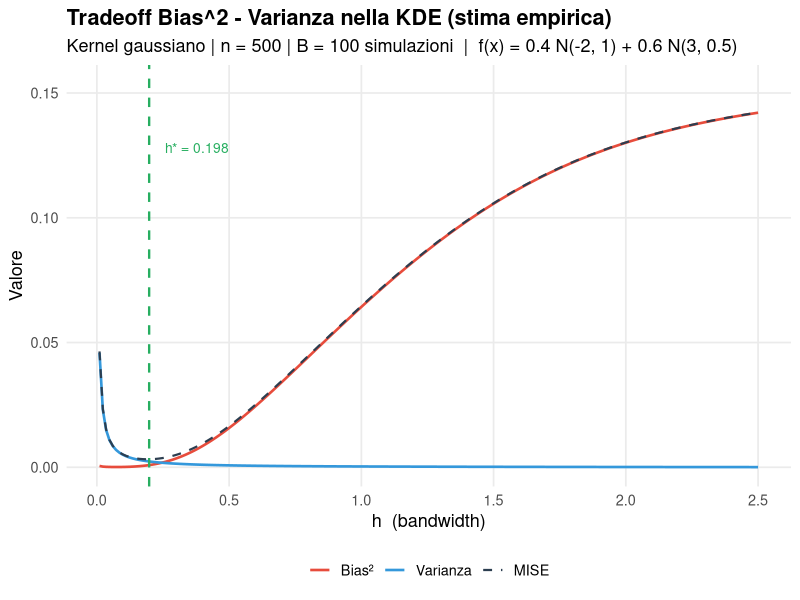
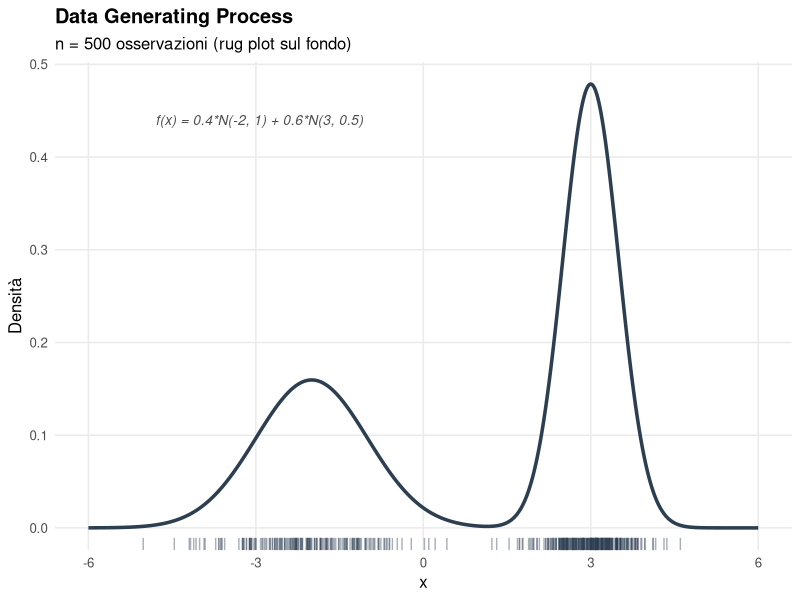
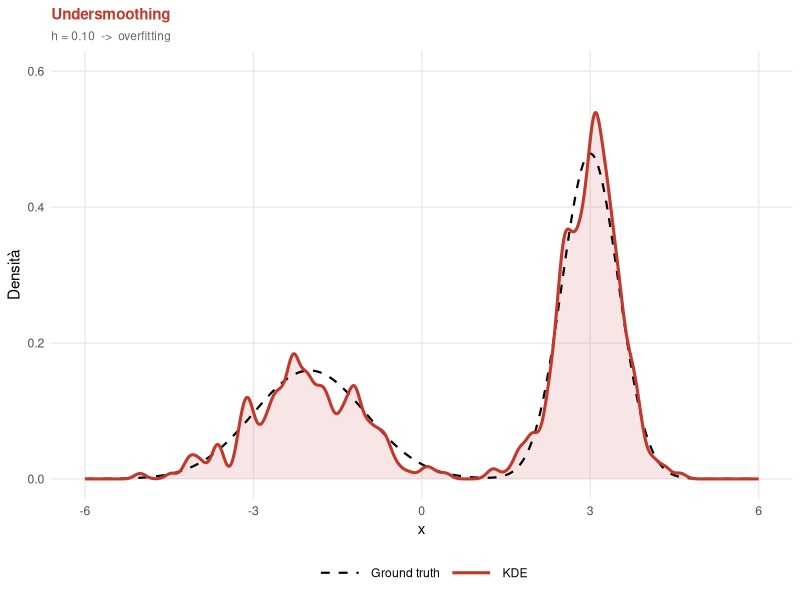
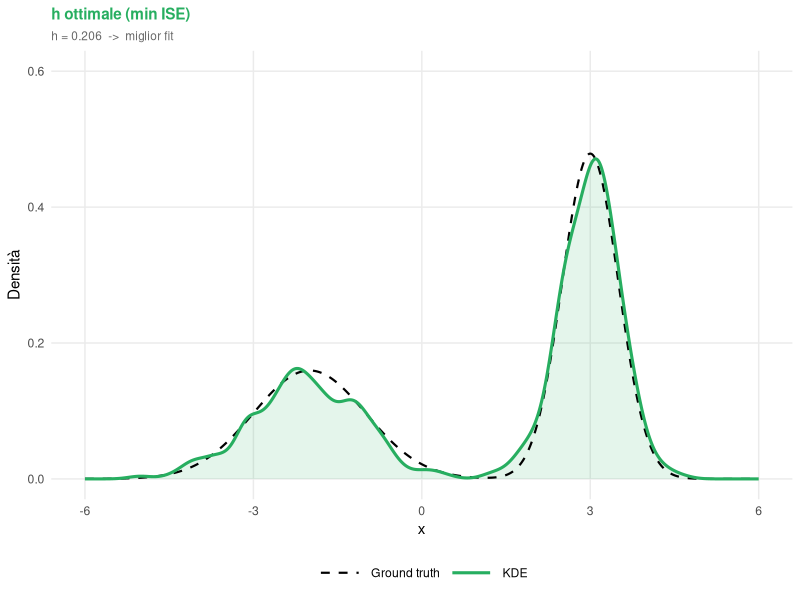
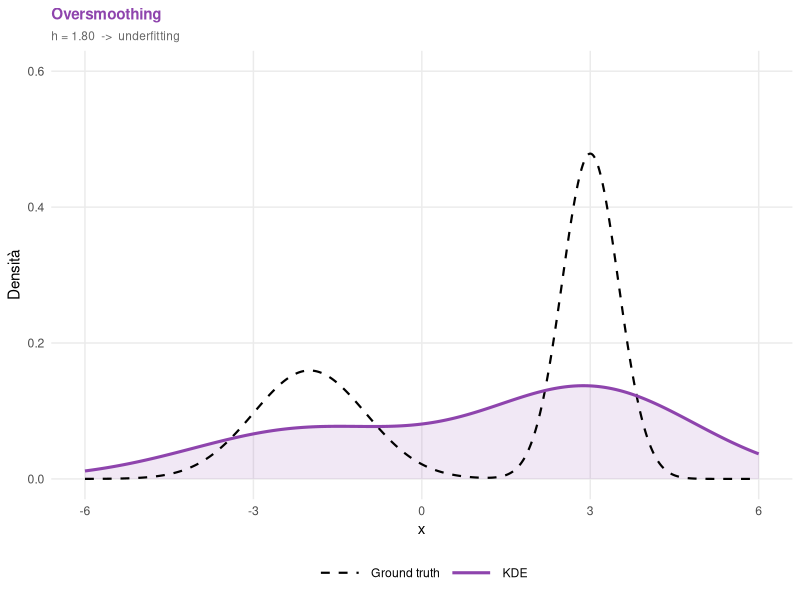
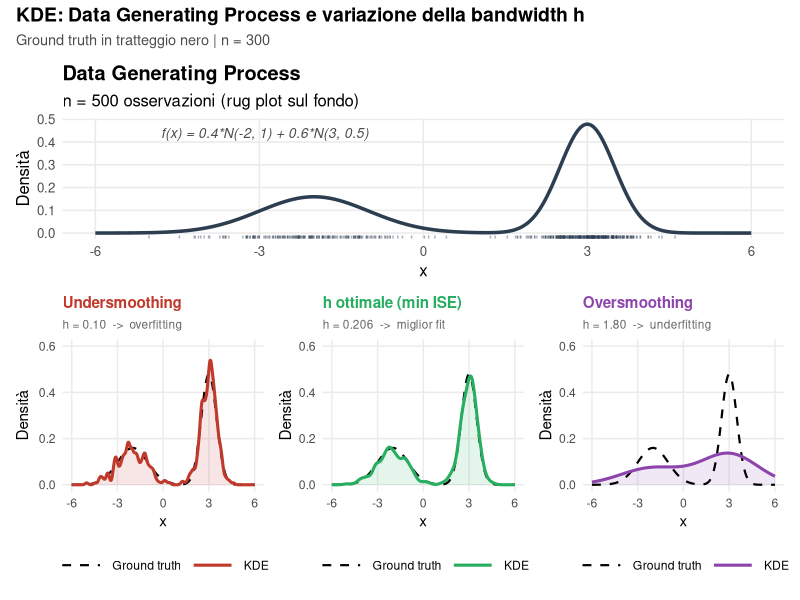
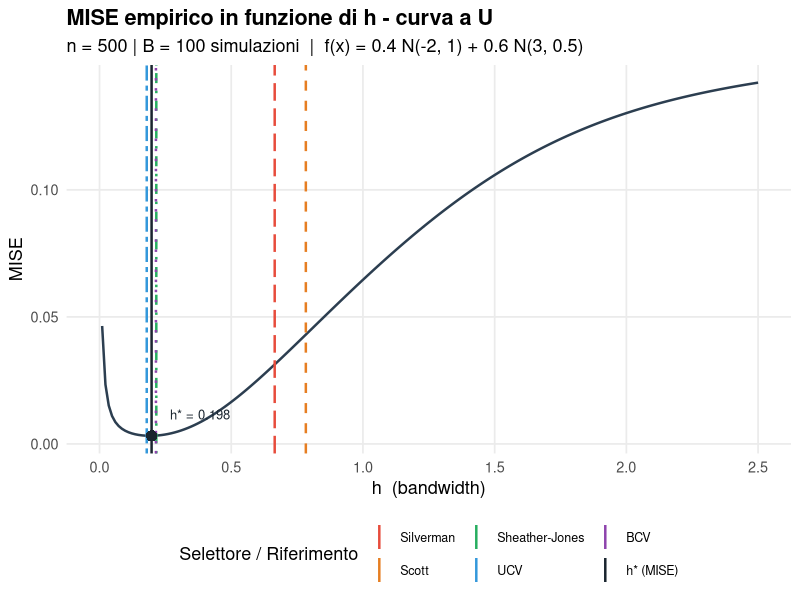

Recreate these plots in R, in order.
## ---- chunk 1
knitr::opts_chunk$set(
  echo    = TRUE,
  warning = FALSE,
  message = FALSE,
  out.width = "100%"
)
library(ggplot2)
library(patchwork)

# `kableExtra` is optional: render continues with plain `knitr::kable` if missing.
has_kable_extra <- requireNamespace("kableExtra", quietly = TRUE)
## ---- chunk 2
set.seed(42)

# ── Vera densità (ground truth) ──────────────────────────────────────────────
true_density <- function(x) {
  0.4 * dnorm(x, mean = -2, sd = 1) +
  0.6 * dnorm(x, mean =  3, sd = 0.5)
}

# ── Campionamento dalla mistura ───────────────────────────────────────────────
sample_mixture <- function(n) {
  comp <- sample(c(1L, 2L), size = n, replace = TRUE, prob = c(0.4, 0.6))
  ifelse(comp == 1L, rnorm(n, -2, 1), rnorm(n, 3, 0.5))
}

# ── KDE con kernel gaussiano — implementazione manuale ────────────────────────
#   x_grid : vettore di punti in cui valutare la stima
#   data   : campione osservato
#   h      : bandwidth
kde_manual <- function(x_grid, data, h) {
  sapply(x_grid, function(x) mean(dnorm((x - data) / h)) / h)
}

# ── Parametri globali ─────────────────────────────────────────────────────────
n      <- 500
data   <- sample_mixture(n)            # campione fisso per tutta l'analisi
x_grid <- seq(-6, 6, length.out = 1000)   # griglia più compatta (velocità)
dx     <- diff(x_grid)[1]             # passo della griglia (usato per integrare)

df_true <- data.frame(x = x_grid, y = true_density(x_grid))
## ---- chunk 3
# ── Parametri della simulazione ───────────────────────────────────────────────
# Aumentare B (es. 500) e length.out (es. 80) per curve più lisce,
# a costo di maggior tempo di calcolo.
B     <- 100                               # numero di campioni Monte Carlo
h_seq <- seq(0.01, 2.5, length.out = 200) # griglia di h (piu punti per curva MISE piu liscia)

# Pre-calcolo della densità vera sulla griglia (costante, inutile ricalcolarla
# ad ogni iterazione del doppio ciclo)
p_true_vec <- true_density(x_grid)

# ── Simulazione: ciclo UNICO che accumula ISE e fhat_sum insieme ──────────────
# Ottimizzazioni rispetto alla versione originale:
#   1. density() usa FFT in C — ordini di grandezza più veloce di kde_manual()
#      che eseguiva un sapply() in R puro su tutti i 1000 punti della griglia.
#   2. Un solo ciclo Monte Carlo invece di due: ISE e fhat_sum vengono
#      calcolati nella stessa iterazione b, eliminando il secondo set.seed(123)
#      e il secondo loop da B × 100 chiamate.
#   3. p_true_vec pre-calcolata fuori dal loop (1000 × B × 100 chiamate in meno
#      a true_density).
set.seed(123)
ise_mat  <- matrix(NA_real_, nrow = B,              ncol = length(h_seq))
fhat_sum <- matrix(0,        nrow = length(x_grid), ncol = length(h_seq))

for (b in seq_len(B)) {
  samp <- sample_mixture(n)
  for (j in seq_along(h_seq)) {
    # density() valuta la KDE sulla stessa griglia x_grid (from/to/n allineati)
    fhat <- density(samp, bw = h_seq[j],
                    from = x_grid[1], to = x_grid[length(x_grid)],
                    n    = length(x_grid))$y
    ise_mat[b, j]  <- sum((fhat - p_true_vec)^2) * dx   # integrazione numerica dell'ISE
    fhat_sum[, j]  <- fhat_sum[, j] + fhat              # accumulo per la media
  }
  if (b %% 200 == 0) cat(sprintf("  Completate %d / %d simulazioni\n", b, B))
}

# ── MISE empirico = media degli ISE sui B campioni ────────────────────────────
mise_emp  <- colMeans(ise_mat)

# ── Bias² e Varianza empirici ─────────────────────────────────────────────────
fhat_mean <- fhat_sum / B   # f̄(x) per ogni h — stimatore del valore atteso di f̂

bias2_emp <- numeric(length(h_seq))
for (j in seq_along(h_seq)) {
  bias2_emp[j] <- sum((fhat_mean[, j] - p_true_vec)^2) * dx
}

# Varianza = MISE - Bias² (decomposizione esatta)
var_emp <- mise_emp - bias2_emp

h_mise_opt <- h_seq[which.min(mise_emp)]
cat(sprintf("h ottimale MISE empirico (B = %d): %.4f\n", B, h_mise_opt))
## ---- chunk 4
df_curve <- rbind(
  data.frame(h = h_seq, y = bias2_emp, Componente = "Bias\U00B2"),
  data.frame(h = h_seq, y = var_emp,   Componente = "Varianza"),
  data.frame(h = h_seq, y = mise_emp,  Componente = "MISE")
)
df_curve$Componente <- factor(df_curve$Componente,
                              levels = c("Bias\U00B2", "Varianza", "MISE"))

col_curve <- c("Bias\U00B2" = "#e74c3c",
               "Varianza"  = "#3498db",
               "MISE"      = "#2c3e50")

lwd_curve <- c("Bias\U00B2" = 0.9, "Varianza" = 0.9, "MISE" = 0.75)
lty_curve <- c("Bias\U00B2" = "solid", "Varianza" = "solid", "MISE" = "dashed")

ggplot(df_curve, aes(x = h, y = y,
                     colour    = Componente,
                     linewidth = Componente,
                     linetype  = Componente)) +
  geom_line() +
  geom_vline(xintercept = h_mise_opt,
             colour = "#27ae60", linetype = "dashed", linewidth = 0.8) +
  annotate("text",
           x = h_mise_opt + 0.06, y = max(mise_emp) * 0.90,
           label = paste0("h* = ", round(h_mise_opt, 3)),
           colour = "#27ae60", size = 3.5, hjust = 0) +
  scale_colour_manual(values = col_curve) +
  scale_linewidth_manual(values = lwd_curve) +
  scale_linetype_manual(values = lty_curve) +
  scale_y_continuous(limits = c(0, max(mise_emp) * 1.08)) +
  labs(
    title    = "Tradeoff Bias^2 - Varianza nella KDE (stima empirica)",
    subtitle = paste0("Kernel gaussiano | n = ", n, " | B = ", B,
                      " simulazioni  |  f(x) = 0.4 N(-2, 1) + 0.6 N(3, 0.5)"),
    x        = "h  (bandwidth)",
    y        = "Valore",
    colour   = NULL,
    linewidth = NULL,
    linetype = NULL
  ) +
  theme_minimal(base_size = 13) +
  theme(
    plot.title       = element_text(face = "bold"),
    legend.position  = "bottom",
    panel.grid.minor = element_blank()
  )
## ---- chunk 5
h_grid   <- seq(0.05, 2.5, length.out = 300)
ise_grid <- sapply(h_grid, function(h) {
  fhat <- kde_manual(x_grid, data, h)
  sum((fhat - true_density(x_grid))^2) * dx
})
h_opt     <- h_grid[which.min(ise_grid)]
ise_opt   <- min(ise_grid)

cat(sprintf("h ottimale (min ISE sul campione): %.4f\n", h_opt))
cat(sprintf("ISE minimo:                        %.6f\n", ise_opt))
## ---- chunk 6
p_dgp <- ggplot() +
  geom_rug(aes(x = data),
           alpha = 0.4, colour = "#2c3e50",
           length = unit(0.025, "npc")) +
  geom_line(data = df_true, aes(x = x, y = y),
            colour = "#2c3e50", linewidth = 1.2) +
  annotate("text", x = -4.8, y = 0.44,
           label = "f(x) = 0.4*N(-2, 1) + 0.6*N(3, 0.5)",
           size = 3.5, hjust = 0, colour = "gray30", fontface = "italic") +
  labs(
    title    = "Data Generating Process",
    subtitle = paste0("n = ", n, " osservazioni (rug plot sul fondo)"),
    x = "x", y = "Densit\u00e0"
  ) +
  theme_minimal(base_size = 12) +
  theme(plot.title       = element_text(face = "bold"),
        panel.grid.minor = element_blank())

p_dgp
## ---- chunk 7
# Costruisce un singolo pannello KDE vs ground truth
# h        : bandwidth da usare
# titolo   : titolo del pannello (stringa)
# sottotit : sottotitolo (stringa)
# colore   : colore della curva KDE
panel_kde <- function(h, titolo, sottotit, colore) {
  df_kde  <- data.frame(x = x_grid,
                        y = kde_manual(x_grid, data, h))

  ggplot() +
    # Area sotto la curva KDE
    geom_ribbon(data = df_kde,
                aes(x = x, ymin = 0, ymax = y),
                fill = colore, alpha = 0.12) +
    # Ground truth (tratteggio nero)
    geom_line(data = df_true,
              aes(x = x, y = y, linetype = "Ground truth"),
              colour = "black", linewidth = 0.75) +
    # Stima KDE
    geom_line(data = df_kde,
              aes(x = x, y = y, linetype = "KDE"),
              colour = colore, linewidth = 1.05) +
    scale_linetype_manual(
      values = c("Ground truth" = "dashed", "KDE" = "solid"),
      name   = NULL
    ) +
    coord_cartesian(ylim = c(0, 0.60)) +
    labs(title    = titolo,
         subtitle = sottotit,
         x = "x", y = "Densit\u00e0") +
    theme_minimal(base_size = 11) +
    theme(
      plot.title       = element_text(face = "bold", colour = colore, size = 11),
      plot.subtitle    = element_text(size = 8.5, colour = "gray40"),
      legend.position  = "bottom",
      legend.key.width = unit(1.2, "cm"),
      panel.grid.minor = element_blank()
    )
}
## ---- chunk 8
p_small <- panel_kde(
  h       = 0.10,
  titolo  = "Undersmoothing",
  sottotit = "h = 0.10  ->  overfitting",
  colore  = "#c0392b"
)

p_opt_panel <- panel_kde(
  h       = h_opt,
  titolo  = "h ottimale (min ISE)",
  sottotit = paste0("h = ", round(h_opt, 3), "  ->  miglior fit"),
  colore  = "#27ae60"
)

p_large <- panel_kde(
  h       = 1.80,
  titolo  = "Oversmoothing",
  sottotit = "h = 1.80  ->  underfitting",
  colore  = "#8e44ad"
)

# Stampa singoli pannelli per verifica
p_small
## ---- chunk 9
p_opt_panel
## ---- chunk 10
p_large
## ---- chunk 11
layout_slide2 <- (p_dgp) /
  (p_small | p_opt_panel | p_large) +
  plot_annotation(
    title    = "KDE: Data Generating Process e variazione della bandwidth h",
    subtitle = "Ground truth in tratteggio nero | n = 300",
    theme = theme(
      plot.title    = element_text(face = "bold", size = 14),
      plot.subtitle = element_text(size = 10.5, colour = "gray30")
    )
  ) +
  plot_layout(heights = c(1.1, 1.4))

layout_slide2
## ---- chunk 12
h_methods <- c(
  "h* (MISE)"      = h_mise_opt,      # ottimo empirico — solo in contesto simulato
  "Silverman"      = bw.nrd0(data),
  "Scott"          = bw.nrd(data),
  "Sheather-Jones" = bw.SJ(data),
  "UCV"            = bw.ucv(data),
  "BCV"            = bw.bcv(data)
)

# MISE di ciascun selettore: interpolazione lineare sulla griglia simulata
mise_methods <- sapply(h_methods, function(h) {
  approx(h_seq, mise_emp, xout = h)$y
})

# Data frame ordinato per MISE crescente
df_tab <- data.frame(
  Metodo = names(h_methods),
  h      = round(unname(h_methods), 4),
  MISE   = round(unname(mise_methods), 6),
  row.names = NULL
)
df_tab <- df_tab[order(df_tab$MISE), ]

knitr::kable(df_tab, row.names = FALSE)
## ---- chunk 13
if (has_kable_extra) {
  tab <- knitr::kable(
    df_tab,
    format    = "latex",
    booktabs  = TRUE,
    caption   = "Confronto tra selettori automatici di $h$ e ottimo $h^*$ (MISE empirico, B = 500)",
    row.names = FALSE,
    col.names = c("Metodo", "$h$ stimato", "MISE")
  )
  tab <- kableExtra::kable_styling(
    tab,
    latex_options = c("striped", "hold_position"),
    full_width    = FALSE,
    font_size     = 11
  )
  tab <- kableExtra::row_spec(tab, 1, bold = TRUE, color = "white", background = "#27ae60")
  kableExtra::footnote(
    tab,
    general = "La riga verde ($h^*$) è l'ottimo empirico ottenuto minimizzando la curva MISE su $B$ simulazioni Monte Carlo — disponibile solo in contesto simulato.",
    general_title = "Nota:",
    footnote_as_chunk = TRUE
  )
} else {
  knitr::kable(
    df_tab,
    format    = "latex",
    booktabs  = TRUE,
    caption   = "Confronto tra selettori automatici di $h$ e ottimo $h^*$ (MISE empirico, B = 500)",
    row.names = FALSE,
    col.names = c("Metodo", "$h$ stimato", "MISE")
  )
}
## ---- chunk 14
# Colori coerenti con la tabella (uno per metodo)
# h* usa il nero per segnalare che è il riferimento teorico
col_met <- c(
  "h* (MISE)"      = "#1a252f",
  "Silverman"      = "#e74c3c",
  "Scott"          = "#e67e22",
  "Sheather-Jones" = "#27ae60",
  "UCV"            = "#3498db",
  "BCV"            = "#8e44ad"
)

# Riusa mise_emp e h_seq già calcolati nella Slide 1
# (stessa griglia h_seq, stessi B campioni con set.seed(123))
df_mise_plot <- data.frame(h = h_seq, MISE = mise_emp)

# Data frame per le linee verticali (include h*)
df_vlines <- data.frame(
  Metodo = names(h_methods),
  h      = unname(h_methods)
)
df_vlines$Metodo <- factor(df_vlines$Metodo, levels = names(col_met))

# Linee tratteggiate per i selettori automatici, linea solida per h*
df_vlines$linetype <- ifelse(df_vlines$Metodo == "h* (MISE)", "solid", "dashed")

# Tipi di tratteggio differenziati per migliorare la leggibilita
# quando due selettori cadono su valori di h molto vicini.
lty_met <- c(
  "h* (MISE)"      = "solid",
  "Silverman"      = "longdash",
  "Scott"          = "dashed",
  "Sheather-Jones" = "dotdash",
  "UCV"            = "twodash",
  "BCV"            = "dotted"
)

# Punto di minimo MISE
h_mise_min <- h_seq[which.min(mise_emp)]
mise_min   <- min(mise_emp)

p_ise <- ggplot(df_mise_plot, aes(x = h, y = MISE)) +
  geom_line(colour = "#2c3e50", linewidth = 0.85) +
  # Linee verticali per i selettori automatici (tratteggiate)
  geom_vline(data = df_vlines[df_vlines$Metodo != "h* (MISE)", ],
             aes(xintercept = h, colour = Metodo, linetype = Metodo),
             linewidth = 0.85) +
  # Linea verticale per h* (solida, più spessa)
  geom_vline(data = df_vlines[df_vlines$Metodo == "h* (MISE)", ],
             aes(xintercept = h, colour = Metodo),
             linewidth = 0.85, linetype = "solid") +
  # Punto di minimo MISE
  geom_point(x = h_mise_min, y = mise_min,
             colour = "#1a252f", size = 3.5, shape = 16) +
  annotate("text",
           x = h_mise_min + 0.07, y = mise_min + diff(range(mise_emp)) * 0.06,
           label = paste0("h* = ", round(h_mise_min, 3)),
           size = 3.3, hjust = 0, colour = "#1a252f") +
  scale_x_continuous(limits = c(0, NA)) +
  scale_colour_manual(values = col_met, name = "Selettore / Riferimento") +
  scale_linetype_manual(values = lty_met, guide = "none") +
  labs(
    title    = "MISE empirico in funzione di h - curva a U",
    subtitle = paste0("n = ", n, " | B = ", B,
                      " simulazioni  |  f(x) = 0.4 N(-2, 1) + 0.6 N(3, 0.5)"),
    x        = "h  (bandwidth)",
    y        = "MISE"
  ) +
  theme_minimal(base_size = 13) +
  theme(
    plot.title       = element_text(face = "bold"),
    legend.position  = "bottom",
    legend.text      = element_text(size = 9),
    panel.grid.minor = element_blank()
  ) +
  guides(colour = guide_legend(nrow = 2))

p_ise
## ---- chunk 15
# Tabella riepilogativa finale: selettori con distanza da h* MISE e rapporto MISE
df_final <- df_tab
df_final$"Distanza da h*"  <- round(abs(df_final$h - h_mise_min), 4)
df_final$"MISE / MISE min" <- round(df_final$MISE / mise_min, 3)

if (has_kable_extra) {
  tab_final <- knitr::kable(
    df_final,
    format    = "latex",
    booktabs  = TRUE,
    caption   = "Riepilogo: selettori di $h$ a confronto con l'ottimo $h^*$ (MISE empirico)",
    row.names = FALSE
  )
  tab_final <- kableExtra::kable_styling(
    tab_final,
    latex_options = c("striped", "hold_position"),
    full_width    = FALSE,
    font_size     = 10
  )
  kableExtra::row_spec(tab_final, 1, bold = TRUE)
} else {
  knitr::kable(
    df_final,
    format    = "latex",
    booktabs  = TRUE,
    caption   = "Riepilogo: selettori di $h$ a confronto con l'ottimo $h^*$ (MISE empirico)",
    row.names = FALSE
  )
}
